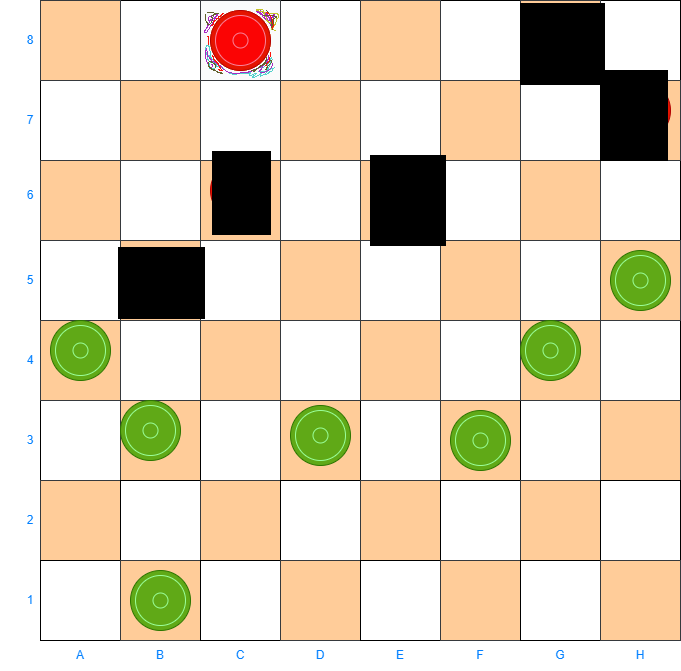
//> input picture OpenCVBasic/Checkers/s1.png, 681 x 671 px
$ ./Checkers   (built with g++ and OpenCV 4)
//> lines starting //> are read from the running program, lines starting //| are printed output that depends on the picture; after the words box and inside, x2 and y2 are one past the last pixel; in counts of white or black regions, pixels touching at a corner belong together; pictures that were not available may be replaced by others from this repository, and a replacement may not be noted
#include <iostream>
#include "opencv2/imgcodecs.hpp"
#include "opencv2/highgui.hpp"
#include "opencv2/imgproc.hpp"

using namespace std;
using namespace cv;

int main()
{
    Point minLoc, maxLoc;
    double minVal, maxVal;
    Mat result;
    Mat field = imread("s1.png");
//> field is the input picture: 671 rows x 681 cols, CV_8UC3; mean B, G, R 188.3, 210.7, 225.1
    Mat tmp = imread("red.png");
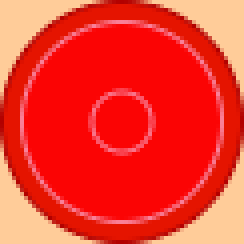
//> input picture OpenCVBasic/Checkers/red.png, 61 x 61 px (shown 4 times larger)
//> tmp is the input picture: 61 rows x 61 cols, CV_8UC3; mean B, G, R 43.2, 56.4, 244
    Mat mask = imread("red_mask_gray.png");
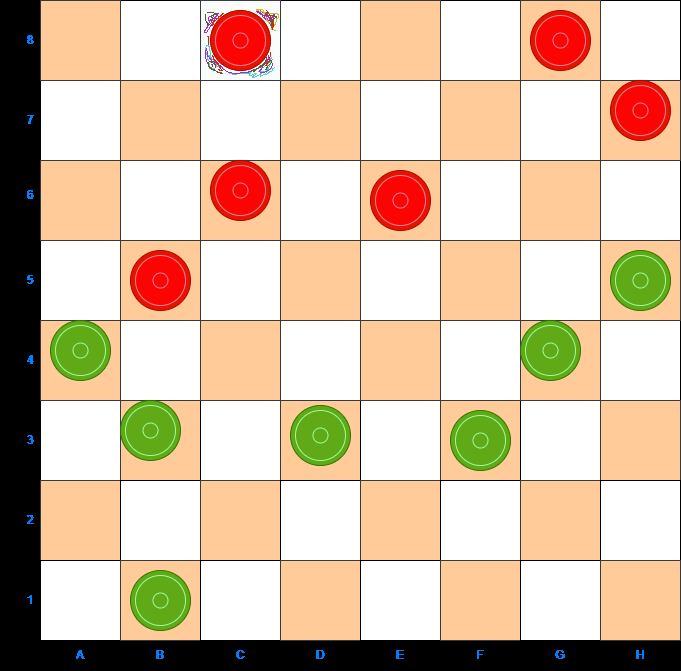
//> input picture OpenCVBasic/Checkers/s1 — копия.png, 681 x 671 px, given in place of red_mask_gray.png, which was not available
//> mask is the input picture: 671 rows x 681 cols, CV_8UC3; mean B, G, R 169.5, 193.4, 216.1
    imshow("mask1", mask);
    resizeWindow("mask1", Size(200, 200));
    //cvtColor(mask, mask, COLOR_BGR2GRAY);
    matchTemplate(field, tmp, result, TM_CCORR_NORMED);
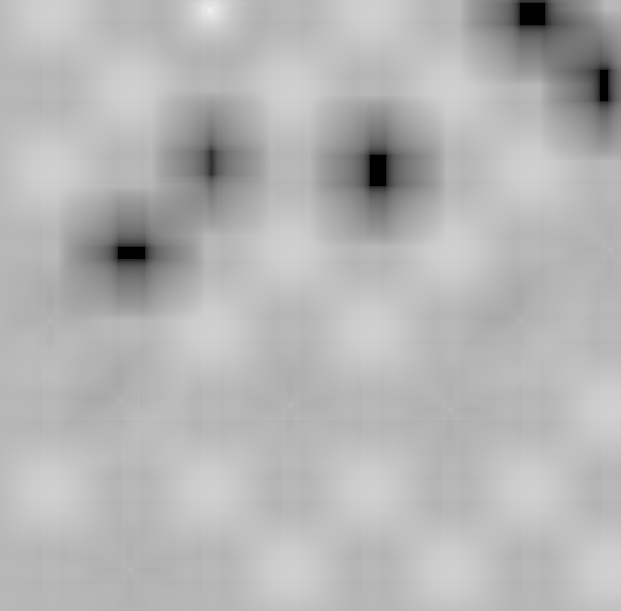
//> result: 611 rows x 621 cols, CV_32FC1; min 0, max 0.964, mean 0.709
    minMaxLoc(result, &minVal, &maxVal, &minLoc, &maxLoc);
//> minVal = 0; maxVal = 0.964; minLoc = Point(520, 3); maxLoc = Point(210, 10)
    cout << "val=" << maxVal << " x=" << maxLoc.x <<
        " y=" << maxLoc.y << endl;
//| val=0.963847 x=210 y=10
    circle(field, maxLoc, 5, Scalar(255, 0, 0), -1);
//> field: 671 rows x 681 cols, CV_8UC3; 81 pixels changed, all inside (x1, y1, x2, y2) = (205, 5, 216, 16)
    imshow("result", result);
    imshow("field", field);
    imshow("tmp", tmp);
    imshow("mask", mask);
    resizeWindow("mask", Size(200, 200));
    waitKey();
    destroyAllWindows();
}
